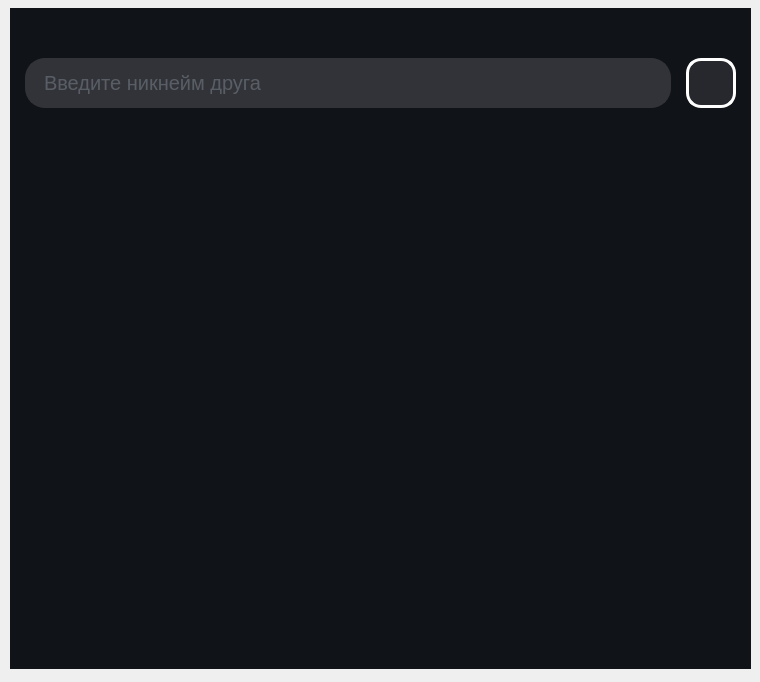
<?xml version="1.0" encoding="UTF-8"?>
<ui version="4.0">
 <class>AddFriend</class>
 <widget class="QWidget" name="AddFriend">
  <property name="geometry">
   <rect>
    <x>0</x>
    <y>0</y>
    <width>760</width>
    <height>682</height>
   </rect>
  </property>
  <property name="windowTitle">
   <string>Form</string>
  </property>
  <widget class="QFrame" name="Column">
   <property name="geometry">
    <rect>
     <x>10</x>
     <y>8</y>
     <width>741</width>
     <height>661</height>
    </rect>
   </property>
   <property name="sizePolicy">
    <sizepolicy hsizetype="Fixed" vsizetype="Preferred">
     <horstretch>10</horstretch>
     <verstretch>0</verstretch>
    </sizepolicy>
   </property>
   <property name="minimumSize">
    <size>
     <width>50</width>
     <height>50</height>
    </size>
   </property>
   <property name="styleSheet">
    <string notr="true">background-color:rgba(16,19,23,255);</string>
   </property>
   <layout class="QVBoxLayout" name="verticalLayout_2" stretch="1,4">
    <property name="spacing">
     <number>0</number>
    </property>
    <property name="leftMargin">
     <number>0</number>
    </property>
    <property name="topMargin">
     <number>0</number>
    </property>
    <property name="rightMargin">
     <number>0</number>
    </property>
    <property name="bottomMargin">
     <number>0</number>
    </property>
    <item alignment="Qt::AlignTop">
     <widget class="QFrame" name="search_frane">
      <property name="sizePolicy">
       <sizepolicy hsizetype="Preferred" vsizetype="Fixed">
        <horstretch>0</horstretch>
        <verstretch>0</verstretch>
       </sizepolicy>
      </property>
      <property name="minimumSize">
       <size>
        <width>0</width>
        <height>150</height>
       </size>
      </property>
      <property name="styleSheet">
       <string notr="true"/>
      </property>
      <layout class="QHBoxLayout" name="search_field">
       <property name="spacing">
        <number>15</number>
       </property>
       <property name="leftMargin">
        <number>15</number>
       </property>
       <property name="topMargin">
        <number>0</number>
       </property>
       <property name="rightMargin">
        <number>15</number>
       </property>
       <property name="bottomMargin">
        <number>0</number>
       </property>
       <item>
        <widget class="QLineEdit" name="nickname_input">
         <property name="sizePolicy">
          <sizepolicy hsizetype="Preferred" vsizetype="Fixed">
           <horstretch>0</horstretch>
           <verstretch>0</verstretch>
          </sizepolicy>
         </property>
         <property name="minimumSize">
          <size>
           <width>150</width>
           <height>50</height>
          </size>
         </property>
         <property name="maximumSize">
          <size>
           <width>700</width>
           <height>16777215</height>
          </size>
         </property>
         <property name="styleSheet">
          <string notr="true">QLineEdit {
 width:250px;
height:30px;
border: 2px solid #323338;
border-radius:20%;
background-repeat: no-repeat;
background-position: left;
background-color:#323338;
font-size:20px;
color:#808994;
text-align:left;
padding-left:15px;
}

QPushButton:hover {
background-color:#656c76;
color:black;
background-image: url(:/icons/icon/search_24dp_000000_FILL0_wght400_GRAD0_opsz24.svg); 
background-repeat: no-repeat;
background-position: left;
}</string>
         </property>
         <property name="text">
          <string/>
         </property>
         <property name="placeholderText">
          <string>Введите никнейм друга</string>
         </property>
        </widget>
       </item>
       <item alignment="Qt::AlignVCenter">
        <widget class="QPushButton" name="Search_button">
         <property name="sizePolicy">
          <sizepolicy hsizetype="Fixed" vsizetype="Fixed">
           <horstretch>0</horstretch>
           <verstretch>0</verstretch>
          </sizepolicy>
         </property>
         <property name="minimumSize">
          <size>
           <width>50</width>
           <height>50</height>
          </size>
         </property>
         <property name="maximumSize">
          <size>
           <width>50</width>
           <height>50</height>
          </size>
         </property>
         <property name="cursor">
          <cursorShape>PointingHandCursor</cursorShape>
         </property>
         <property name="styleSheet">
          <string notr="true">background-color:rgba(38,40,45,255);
border:none;
border-radius:15%;
border:3px solid white;</string>
         </property>
         <property name="text">
          <string/>
         </property>
         <property name="icon">
          <iconset resource="../res-rec.qrc">
           <normaloff>:/icons/icon/search_53dp_E3E3E3_FILL0_wght400_GRAD0_opsz48.svg</normaloff>:/icons/icon/search_53dp_E3E3E3_FILL0_wght400_GRAD0_opsz48.svg</iconset>
         </property>
         <property name="iconSize">
          <size>
           <width>35</width>
           <height>35</height>
          </size>
         </property>
        </widget>
       </item>
      </layout>
     </widget>
    </item>
    <item>
     <widget class="QFrame" name="Freinds_Layout">
      <layout class="QVBoxLayout" name="verticalLayout_3">
       <property name="spacing">
        <number>7</number>
       </property>
       <property name="leftMargin">
        <number>15</number>
       </property>
       <property name="topMargin">
        <number>0</number>
       </property>
       <property name="rightMargin">
        <number>15</number>
       </property>
       <property name="bottomMargin">
        <number>0</number>
       </property>
       <item>
        <widget class="QListWidget" name="FriendScroll">
         <property name="minimumSize">
          <size>
           <width>200</width>
           <height>0</height>
          </size>
         </property>
         <property name="styleSheet">
          <string notr="true">QListWidget {
border:none;
}


QListWidget::item
{
    background:none; 
}
QListWidget::item:selected
{
    background: none;
}

QScrollBar:vertical {
           border:none;
            width:10px;
             height:20px;
                                                            
  }
                                                        
 QScrollBar::up-arrow:vertical, QScrollBar::down-arrow:vertical
 {
         heigth:0;
 }
QScrollBar::add-page:vertical, QScrollBar::sub-page:vertical
 {
               background: none;
 }
  QScrollBar::add-line:vertical {
               height: 0px;
  }
 QScrollBar::sub-line:vertical {
 				height: 0px;
 }
QScrollBar::handle:vertical {
               background: orange;
                min-height:10px;
                 border-radius: 5px;
 }</string>
         </property>
         <property name="verticalScrollBarPolicy">
          <enum>Qt::ScrollBarAsNeeded</enum>
         </property>
        </widget>
       </item>
      </layout>
     </widget>
    </item>
   </layout>
  </widget>
 </widget>
 <resources>
  <include location="../res-rec.qrc"/>
 </resources>
 <connections/>
</ui>
